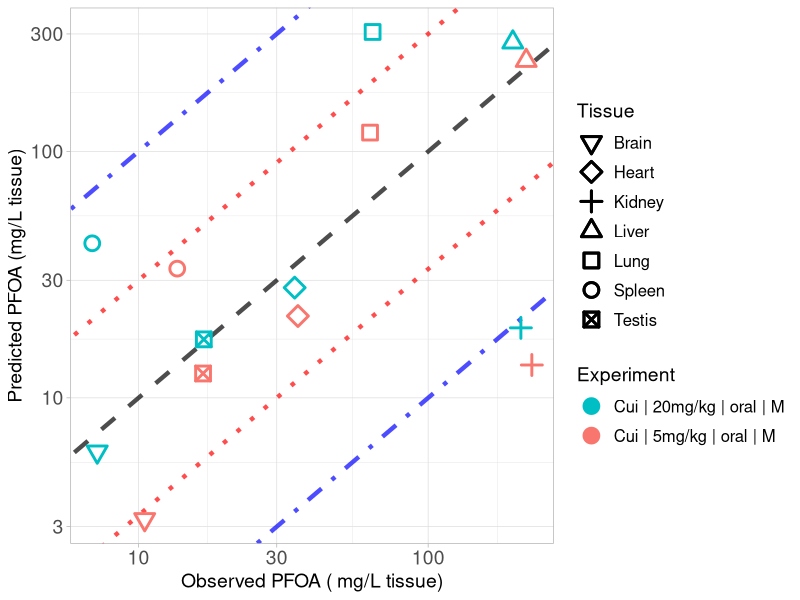

Write R code to recreate this figure.
library(ggplot2)

#setwd("C:/Users/ptsir/Documents/GitHub/PFAS_PBK_models/PFOA inhalation Rat/Validation/Validation_results")
setwd("C:/Users/dpjio/Documents/GitHub/PFAS_PBK_models/PFOA inhalation Rat/Validation/full_params_no_weights")

# Load Results 
Cui_results <- read.csv("Cui_2008_results.csv", header = T)
Cui_low <- Cui_results[Cui_results$Dose == 5, ]
Cui_low$Experiment <- "Cui | 5mg/kg | oral | M"
Cui_high <- Cui_results[Cui_results$Dose == 20, ]
Cui_high$Experiment <- "Cui | 20mg/kg | oral | M"
# 
Tissue_markers <-  c(0:10,14)
names(Tissue_markers) <- c( "Lung",   "Spleen",  "Liver",   "Kidney", "Plasma", "Heart",
                            "Brain","Testis", "Stomach", "Intestines", "Carcass")

Experiment <- scales::hue_pal()(2)

names(Experiment) <- unique(c(Cui_low$Experiment, Cui_high$Experiment))



scatter_plot <- ggplot()+
  geom_abline(intercept = log10(1), slope = 1, linetype = "dashed", color = "black", linewidth = 1.5, alpha = 0.7) +  # Identity line in log10 scale
  geom_abline(intercept = log10(3), slope = 1, linetype = "dotted", color = "red", linewidth = 1.5, alpha = 0.7) +  # +3-fold error line
  geom_abline(intercept = log10(1/3), slope = 1, linetype = "dotted", color = "red", linewidth = 1.5, alpha = 0.7) +  # -3-fold error line
  geom_abline(intercept = log10(10), slope = 1, linetype = "dotdash", color = "blue", linewidth = 1.5, alpha = 0.7) +  # +10-fold error line
  geom_abline(intercept = log10(1/10), slope = 1, linetype = "dotdash", color = "blue", linewidth = 1.5, alpha = 0.7) +  # -10-fold error line
  geom_point(data = Cui_low, aes(x=Observed, y=Predicted, color = Experiment, shape = Tissue), size=4, stroke = 1.5)+
  geom_point(data = Cui_high, aes(x=Observed, y=Predicted, color = Experiment, shape = Tissue), size=4, stroke = 1.5)+
  scale_y_log10()+
  scale_x_log10()+
  scale_color_manual(values = Experiment)+
  theme(legend.spacing.y = unit(1, 'cm')) +
  guides(fill = guide_legend(byrow = TRUE))+
  scale_shape_manual(values = Tissue_markers)+
  theme_light()+
  labs(y = "Predicted PFOA (mg/L tissue)",
       x = "Observed PFOA ( mg/L tissue)")+
  theme(plot.title = element_text(hjust = 0.5),
        legend.key.size = unit(0.75, 'cm'),  
        legend.title = element_text(size=14),
        legend.text = element_text(size=12,  hjust = 0),
        axis.text = element_text(size = 14),
        axis.title = element_text(size = 14),
        )

#print(scatter_plot)

ggsave("validation_plot_PFOA_tissues.png", scatter_plot, width = 11, height = 7, units = "in", dpi = 300)
